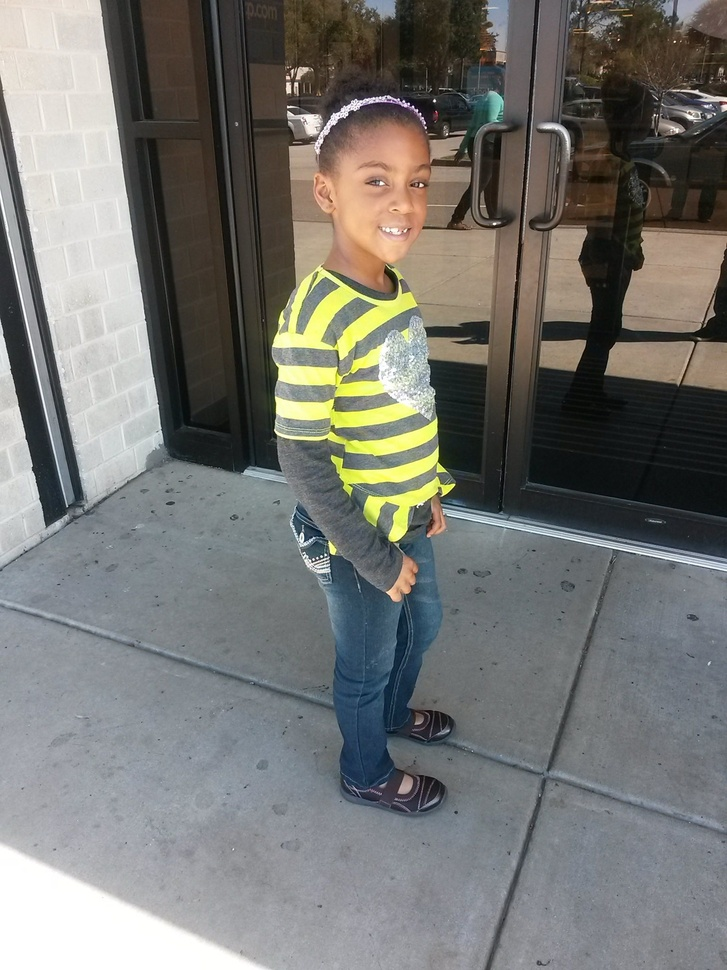
#> input picture girleshae.jpg, 727 x 970 px, shrunk from 1536 x 2048 before the run
$ jupyter execute normalizing-pixel-values.ipynb
#> lines starting #> are read from the running program, lines starting #| are printed output that depends on the picture; long printed decimals are rounded
[cell 1]
# Normalizing Pixel Values: This script demonstrates how to load an image, convert it to grayscale, and normalize its pixel values using Python.
# Step 1 Import necessary libraries
from PIL import Image
import numpy as np

# Step 2 Load an image and convert to grayscale
image = Image.open("girleshae.jpg").convert("L")  # 'L' mode = grayscale
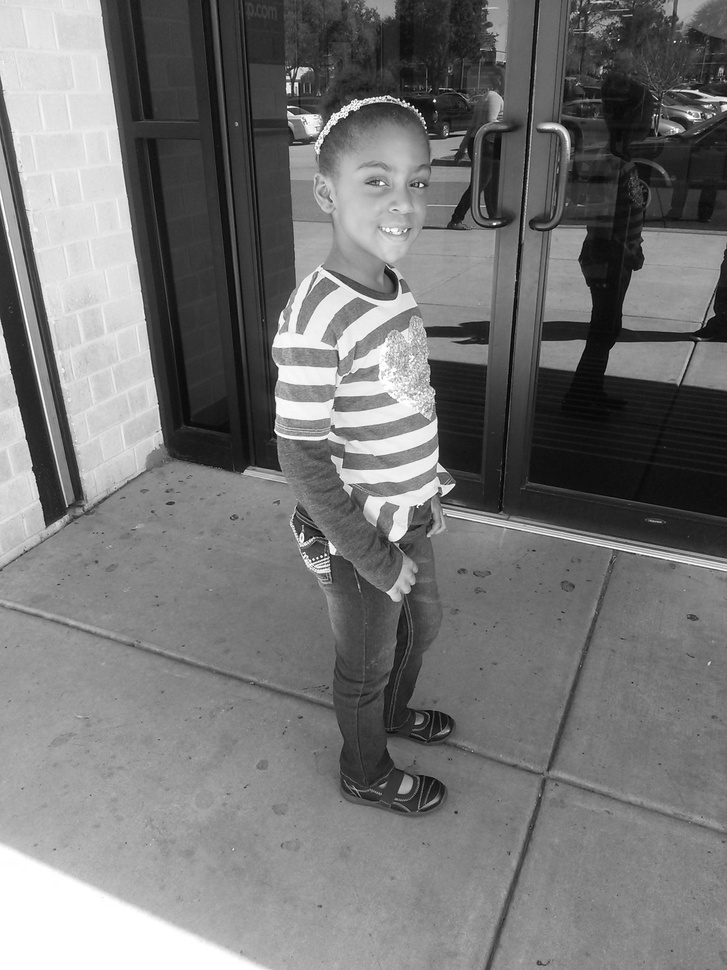
#> image: PIL image 727x970 L; min 1, max 255, mean 117.6

# Step 3 Convert image to NumPy array
pixel_array = np.array(image)

# Step 4Normalize pixel values to range [0, 1]
normalized_array = pixel_array / 255.0

# Step 5 Print original and normalized pixel values for comparison
print("Original pixel value at (0,0):", pixel_array[0, 0])
#| Original pixel value at (0,0): 218
print("Normalized pixel value at (0,0):", normalized_array[0, 0])
#| Normalized pixel value at (0,0): 0.8549


$ run again, with test_face.jpg copied over girleshae.jpg
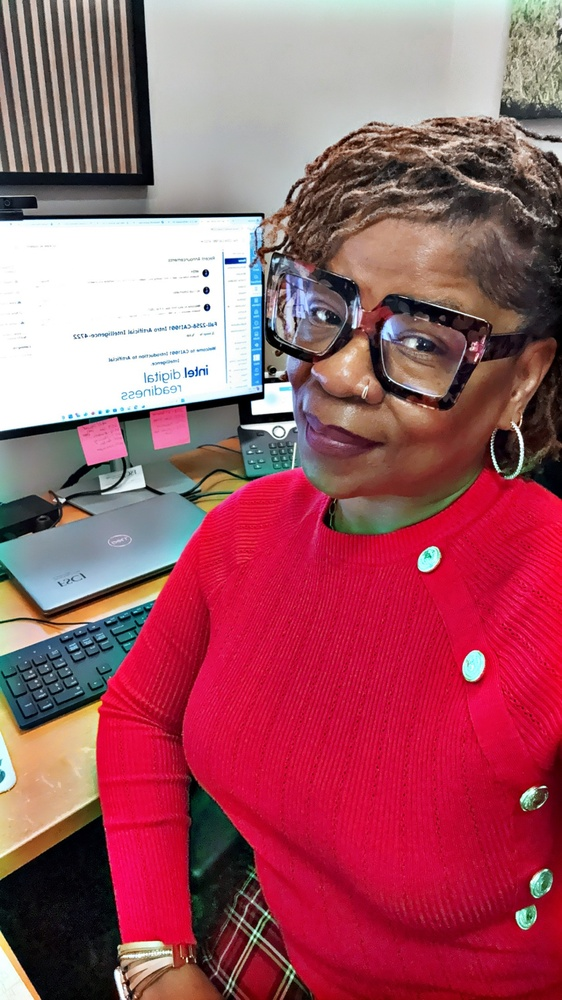
#> input picture test_face.jpg, 562 x 1000 px, shrunk from 1242 x 2208 before the run
#> `image = Image.open("girleshae.jpg").convert("L")  # 'L' mode = grayscale`:
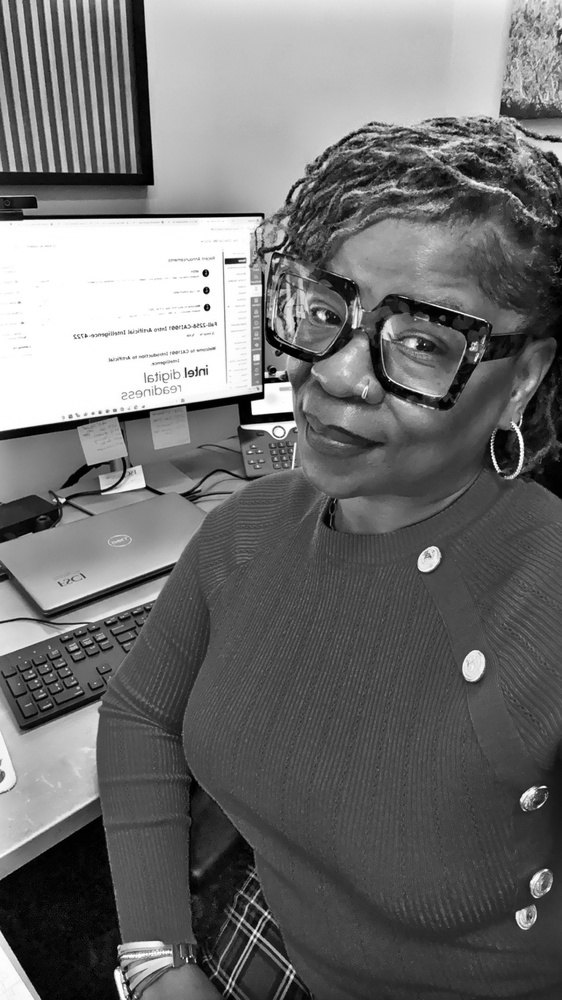
#> image: PIL image 562x1000 L; min 0, max 255, mean 111.6
#| Original pixel value at (0,0): 61
#| Normalized pixel value at (0,0): 0.2392
